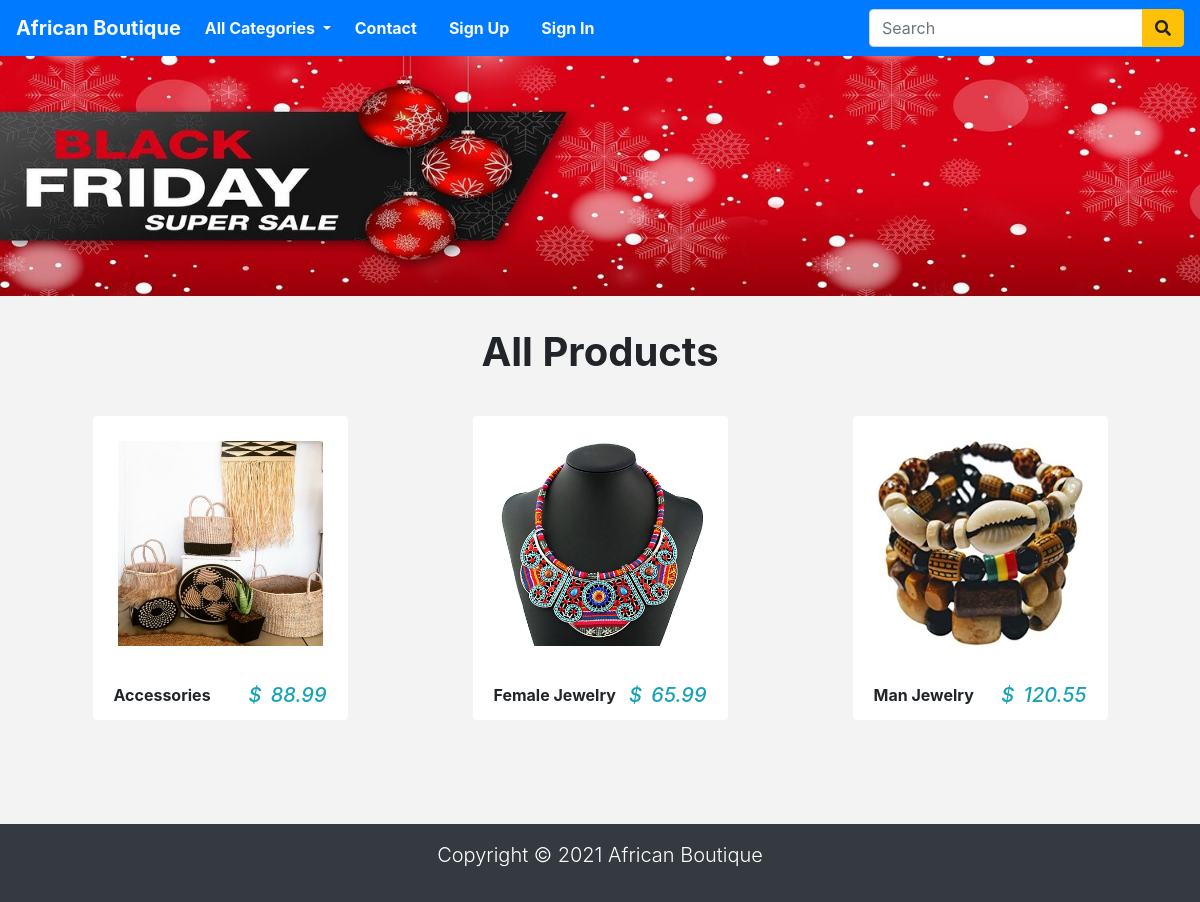
The app's page /category/jewelry with its own data.
### store/models.py (models this page shows, shortened)
class Product(models.Model):
    name = models.CharField(max_length=250, unique=True)
    slug = models.SlugField(max_length=250, unique=True)
    description = models.TextField(blank=True)
    category = models.ForeignKey(Category, on_delete=models.CASCADE)
    price = models.DecimalField(max_digits=10, decimal_places=2)
    image = models.ImageField(upload_to='product', blank=True)
    stock = models.IntegerField()
    available = models.BooleanField(default=True)
    created = models.DateTimeField(auto_now_add=True)
    updated = models.DateTimeField(auto_now=True)
    class Meta:
        ordering = ('name',)
        verbose_name = 'product'
        verbose_name_plural = 'products'
    def get_url(self):
        return reverse('product_detail', args=[self.category.slug, self.slug])

### store/views.py (the view)
# urls.py: 2. Add a URL to urlpatterns:  path('', views.home, name='home')
def home(request, category_slug=None):
    category_page = None
    products_list = None
    if category_slug != None:
        category_page = get_object_or_404(Category, slug=category_slug)
        products_list = Product.objects.filter(category=category_page, available=True)
    else:
        products_list = Product.objects.all().filter(available=True)
    paginator = Paginator(products_list, 4)
    try:
        page = int(request.GET.get('page', '1'))
    except:
        page = 1
    try:
        products = paginator.page(page)
    except(EmptyPage, InvalidPage):
        products = paginator.page(paginator.num_pages)
    return render(request, 'home.html', {'category': category_page, 'products': products})

### store/context_processors.py (called while the page is built)
def counter(request):
    item_count = 0
    if 'admin' in request.path:
        return {}
    else:
        try:
            cart=Cart.objects.filter(cart_id=_cart_id(request))
            cart_items = CartItem.objects.all().filter(cart=cart[:1])
            for cart_item in cart_items:
                item_count += cart_item.quantity
        except Cart.DoesNotExist:
            item_count = 0
    return dict(item_count=item_count)

def menu_links(request):
    links = Category.objects.all()
    return dict(links=links)

### store/models.py (called while the page is built)
    def get_url(self):
        return reverse('products_by_category', args=[self.slug])

### store/views.py (called while the page is built)
def _cart_id(request):
    cart = request.session.session_key
    if not cart:
        cart = request.session.create()
    return cart

### store/templates/home.html (shortened to what this page needs)
{% extends 'base.html' %}
{% load static %}
{% block content %}
    <div class="container-fluid">
        <div class="row">
            <img style="width: 100%" src="{% static 'img/banner.jpg' %}" alt="">
        </div>
    </div>
    <div class="py-4">
        <div class="container">
            <div class="row">
                <div class="col-10 mx-auto my-2 text-center">
                    <h1 class="text-captitalze font-weight-bold">
                        All Products
                    </h1>
                </div>
            </div>
        </div>
    </div>
    <div class="container">
        <div class="row">
            {% for product in products %}
            <div class="col-9 mx-auto col-md-6 col-lg-3">
                <div class="card mb-4" style="border-color: transparent;">
                    <div class="p-4">
                        <a href="{{product.get_url}}">
                            <img src="{{product.image.url}}" class="card-img-top" alt="{{product.name}}">
                        </a>
                    </div>
                    <div class="card-footer d-flex justify-content-between" style="background: transparent; border-color: transparent;">
                        <p class="font-weight-bold mb-0">{{product.name}}
                        </p>
                        <h5 class="text-info font-italic mb-0">
                            <span class="mr-1">$</span> {{product.price}}
                        </h5>
                    </div>
                </div>
            </div>
            {% endfor %}
        </div>
        <br>
    </div>
{% endblock %}

### store/static/css/base.css (style rules this page uses)
body { background: #f3f3f3; }

### records on screen
Product: image (picture), name "Accessories", price "88.99"
Product: image (picture), name "Female Jewelry", price "65.99"
Product: image (picture), name "Man Jewelry", price "120.55"
